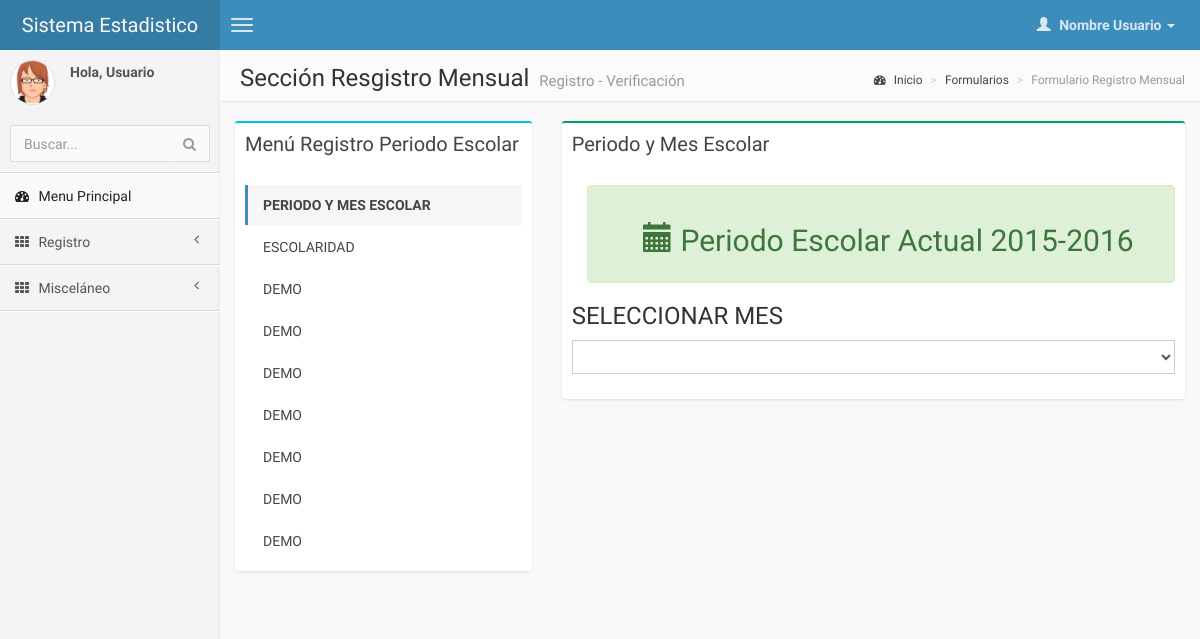
/pages/forms/form_verificar.php, run on an earlier commit of the app's database.
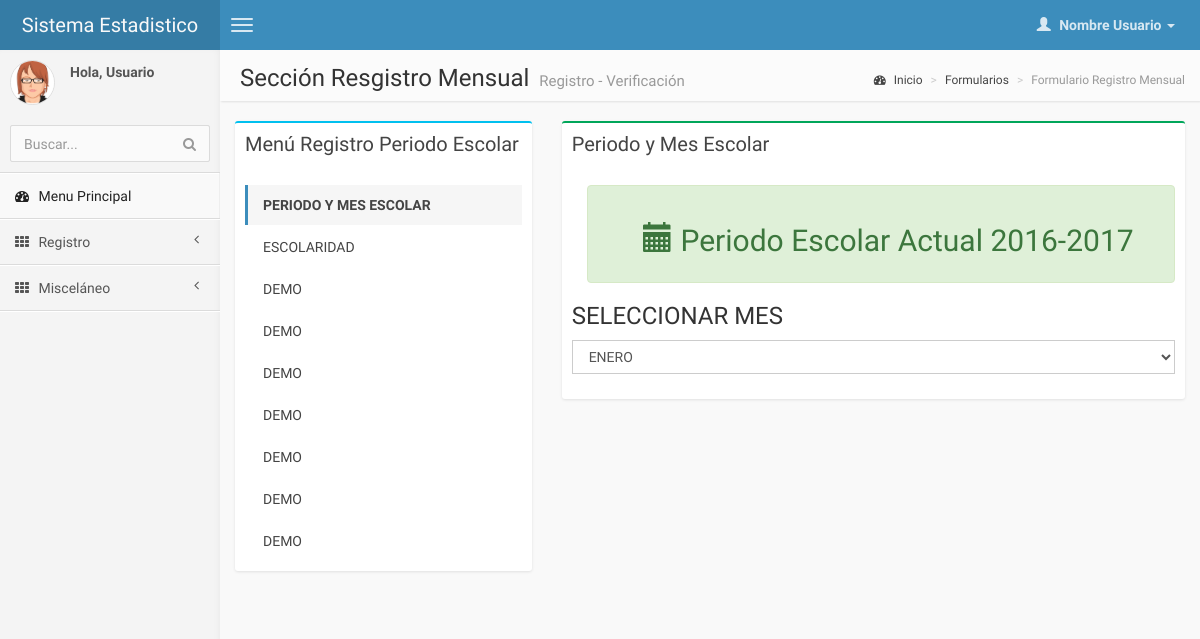
And on a later commit of the database.
### tables this page shows
CREATE TABLE IF NOT EXISTS `periodo_escolar` (
  `id_periodo_escolar` int(10) NOT NULL AUTO_INCREMENT,
  `inicio` int(4) NOT NULL,
  `fin` int(4) NOT NULL,
  PRIMARY KEY (`id_periodo_escolar`)
);

### pages/forms/form_verificar.php (the view, shortened to what the changed rows need)
<!DOCTYPE html>
<html>
    <head>
        <link href="../../css/bootstrap.min.css" rel="stylesheet" type="text/css" />
        <link href="../../css/font-awesome.min.css" rel="stylesheet" type="text/css" />
        <link href="../../css/ionicons.min.css" rel="stylesheet" type="text/css" />
        <link href="../../css/daterangepicker/daterangepicker-bs3.css" rel="stylesheet" type="text/css" />
        <link href="../../css/iCheck/all.css" rel="stylesheet" type="text/css" />
        <link href="../../css/colorpicker/bootstrap-colorpicker.min.css" rel="stylesheet"/>
        <link href="../../css/timepicker/bootstrap-timepicker.min.css" rel="stylesheet"/>
        <link href="../../css/AdminLTE.css" rel="stylesheet" type="text/css" />
    </head>
     <body class="skin-blue">
        <div class="wrapper row-offcanvas row-offcanvas-left">
            <aside class="right-side">
                <section class="content-header">
                    <h1>
                        Sección Resgistro Mensual                     <small>Registro - Verificación</small>
                    </h1>
                </section>
                <section class="content">
                    <div class="row">
                        <div class="tab-content">
                                <div class="tab-pane active" id="tab1">
                                    <div class="col-md-8">
                                        <div class="box box-success">
                                            <div class="box-body">
                                                <div class="alert alert-success" role="alert">
                                                    <CENTER>
                                                        <H2>
                                                            <span class="glyphicon glyphicon-calendar" aria-hidden="true"></span>
                                                            Periodo Escolar Actual
                                                                <?php
                                                                require ("../control/conexion_bd.php");
                                                                $ultimo="SELECT * FROM periodo_escolar order by id_periodo_escolar desc limit 1";
                                                                $res_ultimo = mysql_query($ultimo,$link);
                                                                $renglon=mysql_fetch_array($res_ultimo);
                                                                echo $renglon['inicio'];
                                                                echo "-";
                                                                echo $renglon['fin'];
                                                                ?>
                                                        </H2>
                                                    </CENTER>
                                                </div>
                                                    <div class="form-group">
                                                        <h3>SELECCIONAR MES</h3>
                                                        <select class="form-control" name="mes" >
                                                            <?php
                                                            $result = mysql_query("SELECT * FROM mes");
                                                            while($row = mysql_fetch_array($result))
                                                              {
                                                                $selected = "";
                                                                echo '<option value="'.$row['mes'].'" '.$selected.'>' . $row['mes'] . "</option>";
                                                              }
                                                            ?>
                                                        </select>
                                                    </div>
                                            </div>
                                    </div>
                            </div>
                                </div>
                        </div>
                    </div>
                </section>
            </aside>
        </div>
    </body>
</html>

What changed in the data, as far as the page shows it:
no longer on this page (row unchanged): periodo_escolar: inicio "2015", fin "2016"
added periodo_escolar: inicio "2016", fin "2017"
Also different on the page:
form field mes: (not shown) → "ENERO"
